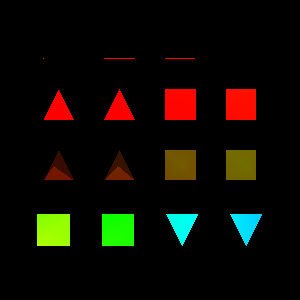

Source code (Python):
#!/usr/bin/env python

# Read EnSight6 elements case file with calculator and render computed scalars.

import os

import vtkmodules.vtkInteractionStyle  # noqa: F401
import vtkmodules.vtkRenderingFreeType  # noqa: F401
import vtkmodules.vtkRenderingOpenGL2  # noqa: F401

from vtkmodules.vtkFiltersCore import vtkArrayCalculator
from vtkmodules.vtkFiltersGeometry import vtkGeometryFilter
from vtkmodules.vtkIOEnSight import vtkGenericEnSightReader
from vtkmodules.vtkRenderingCore import (
    vtkActor,
    vtkCompositePolyDataMapper,
    vtkRenderWindow,
    vtkRenderWindowInteractor,
    vtkRenderer,
)

# Source
data_dir = os.environ.get("VPE_DATA_DIR", os.path.dirname(os.path.abspath(__file__)))

# Read EnSight case file
ensight_reader = vtkGenericEnSightReader()
ensight_reader.SetCaseFileName(os.path.join(data_dir, "EnSight", "elements6.case"))

# Extract geometry
geometry_filter = vtkGeometryFilter()
geometry_filter.SetInputConnection(ensight_reader.GetOutputPort())

# Calculator
calculator = vtkArrayCalculator()
calculator.SetInputConnection(geometry_filter.GetOutputPort())
calculator.SetAttributeTypeToPointData()
calculator.SetFunction("dot(pointCVectors_r, pointCVectors_i) + pointScalars")
calculator.AddScalarArrayName("pointScalars", 0)
calculator.AddVectorArrayName("pointCVectors_r")
calculator.AddVectorArrayName("pointCVectors_i")
calculator.SetResultArrayName("test")

# Mapper
composite_mapper = vtkCompositePolyDataMapper()
composite_mapper.SetInputConnection(calculator.GetOutputPort())
composite_mapper.SetColorModeToMapScalars()
composite_mapper.SetScalarModeToUsePointFieldData()
composite_mapper.ColorByArrayComponent("test", 0)
composite_mapper.SetScalarRange(0, 36000)

# Actor
ensight_actor = vtkActor()
ensight_actor.SetMapper(composite_mapper)

# Renderer
renderer = vtkRenderer()
renderer.AddActor(ensight_actor)

# Render window
render_window = vtkRenderWindow()
render_window.AddRenderer(renderer)
render_window.SetWindowName("ensight 6 elements")
render_window.SetMultiSamples(0)
render_window.SetSize(300, 300)

# Interactor
interactor = vtkRenderWindowInteractor()
interactor.SetRenderWindow(render_window)

# Scene
renderer.ResetCamera()

interactor.Initialize()
interactor.Start()
